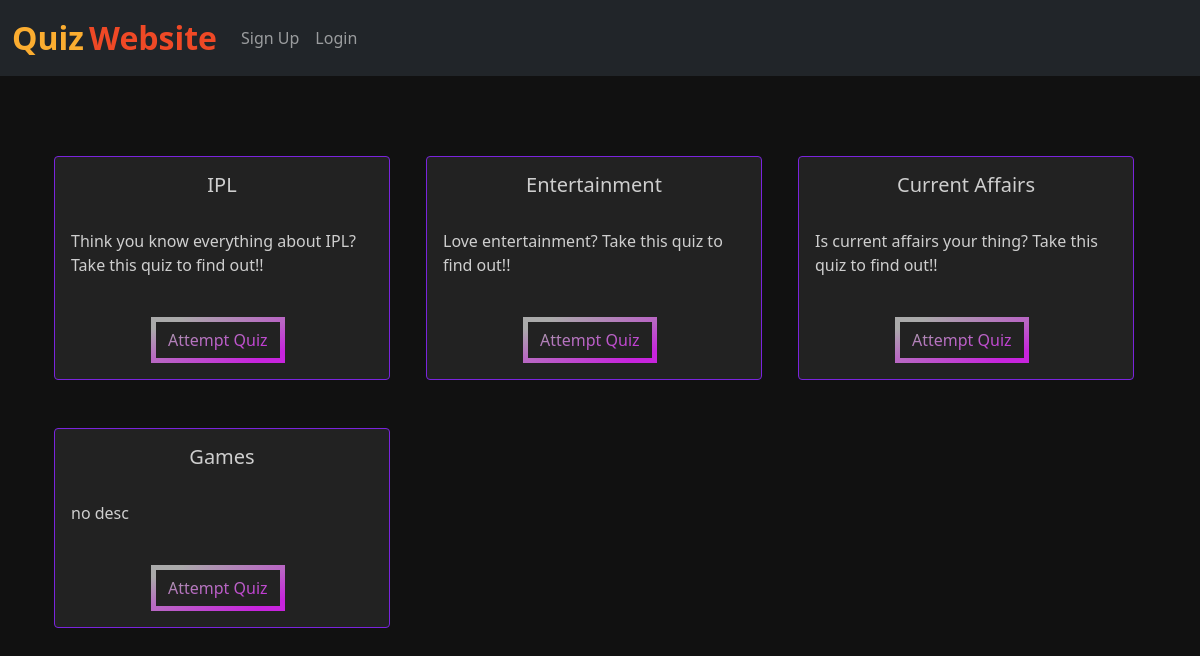
The page / on the database its author committed.
### home/models.py (models this page shows, shortened)
class Quiz(models.Model):
    name = models.CharField(max_length=50)
    desc = models.CharField(max_length=500)
    number_of_questions = models.IntegerField(default=1)
    time = models.IntegerField(help_text="Duration of the quiz in seconds", default="1")

### home/views.py (the view)
# urls.py: path("", views.index, name="index"),
def index(request):
    quiz = Quiz.objects.all()
    para = {'quiz' : quiz}
    return render(request, "index.html", para)

### home/templates/index.html (shortened to what this page needs)
{% extends 'base.html' %}
{% load static %}
{% block body %}
<br><br><br>
<div class="container">
  <div class="container mx-auto mt-2">
    <div class="row">
      {% for i in quiz %}
      <div class="col-md-4">
        <div class="card" style="width: 21rem;">
          <div class="card-body">
            <h5 class="card-title" style="text-align: center;">{{i.name}}</h5>
            <br>
            <p class="card-text">{{i.desc}}</p>
            <br>
            <button data-bs-target="#exampleModal" data-bs-toggle="modal" data-time="{{i.time}}"
              data-questions="{{i.number_of_questions}}" data-name="{{i.name}}" data-id="{{i.id}}" id="btn"
              style="justify-content: center;" class="attempt btn mr-2 modal-button">Attempt
              Quiz</button>
          </div>
        </div>
      </div>
      {% endfor %}
    </div>
  </div>
</div>
{% endblock %}

### home/templates/index.html (style rules this page uses)
.attempt { --gradient: linear-gradient(to left top, #c724dd 10%, #aaaaaa 90%) !important; }
body { background: #111; }
.card { background: #222; border: 1px solid #7a24dd; color: rgba(250, 250, 250, 0.8); margin-bottom: 3rem; }
#btn { border: 5px solid; border-image-slice: 1; background: var(--gradient) !important; -webkit-background-clip: text !important; -webkit-text-fill-color: transparent !important; border-image-source: var(--gradient) !important; text-decoration: none; position: relative; left: 80px; }

### rows shown on the page
Quiz: name "IPL", desc "Think you know everything about IPL? Take this quiz to find out!!"
Quiz: name "Entertainment", desc "Love entertainment? Take this quiz to find out!!"
Quiz: name "Current Affairs", desc "Is current affairs your thing? Take this quiz to find out!!"
Quiz: name "Games", desc "no desc"
